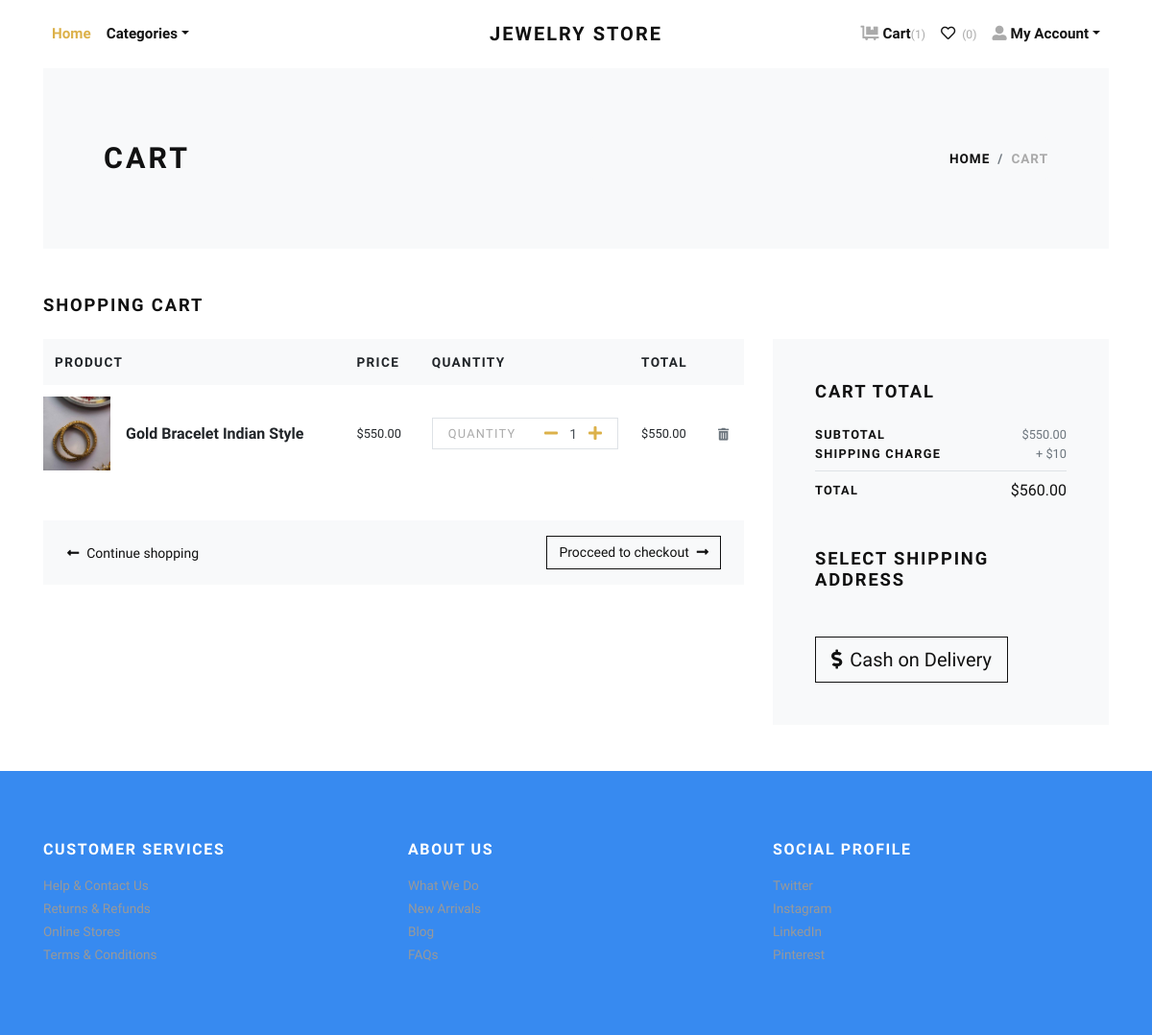
The page /cart/ (signed in) on the database its author committed.
### store/models.py (models this page shows, shortened)
class Cart(models.Model):
    user = models.ForeignKey(User, verbose_name="User", on_delete=models.CASCADE)
    product = models.ForeignKey(Product, verbose_name="Product", on_delete=models.CASCADE)
    quantity = models.PositiveIntegerField(default=1, verbose_name="Quantity")
    created_at = models.DateTimeField(auto_now_add=True, verbose_name="Created Date")
    updated_at = models.DateTimeField(auto_now=True, verbose_name="Updated Date")
    @property
    def total_price(self):
        return self.quantity * self.product.price

class Product(models.Model):
    title = models.CharField(max_length=150, verbose_name="Product Title")
    slug = models.SlugField(max_length=160, verbose_name="Product Slug")
    sku = models.CharField(max_length=255, unique=True, verbose_name="Unique Product ID (SKU)")
    short_description = models.TextField(verbose_name="Short Description")
    detail_description = models.TextField(blank=True, null=True, verbose_name="Detail Description")
    product_image = models.ImageField(upload_to='product', blank=True, null=True, verbose_name="Product Image")
    price = models.DecimalField(max_digits=8, decimal_places=2)
    category = models.ForeignKey(Category, verbose_name="Product Categoy", on_delete=models.CASCADE)
    is_active = models.BooleanField(verbose_name="Is Active?")
    is_featured = models.BooleanField(verbose_name="Is Featured?")
    created_at = models.DateTimeField(auto_now_add=True, verbose_name="Created Date")
    updated_at = models.DateTimeField(auto_now=True, verbose_name="Updated Date")
    class Meta:
        verbose_name_plural = 'Products'
        ordering = ('-created_at', )

### store/views.py (the view)
# urls.py: path('cart/', views.cart, name="cart"),
@login_required
def cart(request):
    user = request.user
    cart_products = Cart.objects.filter(user=user)
    amount = decimal.Decimal(0)
    shipping_amount = decimal.Decimal(10)
    cp = [p for p in Cart.objects.all() if p.user==user]
    if cp:
        for p in cp:
            temp_amount = (p.quantity * p.product.price)
            amount += temp_amount
    addresses = Address.objects.filter(user=user)
    context = {
        'cart_products': cart_products,
        'amount': amount,
        'shipping_amount': shipping_amount,
        'total_amount': amount + shipping_amount,
        'addresses': addresses,
    }
    return render(request, 'store/cart.html', context)

### store/context_preprocessors.py (called while the page is built)
def store_menu(request):
    categories = Category.objects.filter(is_active=True)
    context = {
        'categories_menu': categories,
    }
    return context

def cart_menu(request):
    if request.user.is_authenticated:
        cart_items= Cart.objects.filter(user=request.user)
        context = {
            'cart_items': cart_items,
        }
    else:
        context = {}
    return context

### templates/store/cart.html (shortened to what this page needs)
{% extends 'base.html' %}
{% load static %}
{% load humanize %}
    {% block content %}
      <div class="container">
        <section class="py-5 bg-light">
          <div class="container">
            <div class="row px-4 px-lg-5 py-lg-4 align-items-center">
              <div class="col-lg-6">
                <h1 class="h2 text-uppercase mb-0">Cart</h1>
              </div>
              <div class="col-lg-6 text-lg-right">
                <nav aria-label="breadcrumb">
                  <ol class="breadcrumb justify-content-lg-end mb-0 px-0">
                    <li class="breadcrumb-item"><a href="index.html">Home</a></li>
                    <li class="breadcrumb-item active" aria-current="page">Cart</li>
                  </ol>
                </nav>
              </div>
            </div>
          </div>
        </section>
        {% if cart_products %}
        <section class="py-5">
          <h2 class="h5 text-uppercase mb-4">Shopping cart</h2>
          <div class="row">
            <div class="col-lg-8 mb-4 mb-lg-0">
              <div class="table-responsive mb-4">
                <table class="table">
                  <thead class="bg-light">
                    <tr>
                      <th class="border-0" scope="col"> <strong class="text-small text-uppercase">Product</strong></th>
                      <th class="border-0" scope="col"> <strong class="text-small text-uppercase">Price</strong></th>
                      <th class="border-0" scope="col"> <strong class="text-small text-uppercase">Quantity</strong></th>
                      <th class="border-0" scope="col"> <strong class="text-small text-uppercase">Total</strong></th>
                      <th class="border-0" scope="col"> </th>
                    </tr>
                  </thead>
                  <tbody>
                    {% for cart_product in cart_products %}
                    <tr>
                      <th class="pl-0 border-0" scope="row">
                        <div class="media align-items-center">
                          {% if cart_product.product.product_image %}
                            <a class="reset-anchor d-block animsition-link" href="{% url 'store:product-detail' cart_product.product.slug %}"><img src="{{cart_product.product.product_image.url}}" alt="{{cart_product.product.title}}" width="70"/></a>
                          {% else %}
                            <a class="reset-anchor d-block animsition-link" href="{% url 'store:product-detail' cart_product.product.slug %}"><img src="{% static 'img/product-detail-3.jpg' %}" alt="{{cart_product.product.title}}" width="70"/></a>
                          {% endif %}
                          <div class="media-body ml-3"><strong class="h6"><a class="reset-anchor animsition-link" href="{% url 'store:product-detail' cart_product.product.slug %}">{{cart_product.product.title}}</a></strong></div>
                        </div>
                      </th>
                      <td class="align-middle border-0">
                        <p class="mb-0 small">${{cart_product.product.price}}</p>
                      </td>
                      <td class="align-middle border-0">
                        <div class="border d-flex align-items-center justify-content-between px-3"><span class="small text-uppercase text-gray headings-font-family">Quantity</span>
                          <div class="quantity">
                            <a href="{% url 'store:minus-cart' cart_product.id %}" class="dec-btn p-0 ml-2"><i class="fas fa-minus"></i></a>
                            <input class="form-control form-control-sm border-0 shadow-0 p-0" type="text" value="{{cart_product.quantity}}"/>
                            <a href="{% url 'store:plus-cart' cart_product.id %}" class="inc-btn p-0"><i class="fas fa-plus"></i></a>
                          </div>
                        </div>
                      </td>
                      <td class="align-middle border-0">
                        <p class="mb-0 small">${{cart_product.total_price|intcomma}}</p>
                      </td>
                      <td class="align-middle border-0"><a class="reset-anchor" href="{% url 'store:remove-cart' cart_product.id %}"><i class="fas fa-trash-alt small text-muted"></i></a></td>
                    </tr>
                    {% endfor %}
                  </tbody>
                </table>
              </div>
              <div class="bg-light px-4 py-3">
                <div class="row align-items-center text-center">
                  <div class="col-md-6 mb-3 mb-md-0 text-md-left"><a class="btn btn-link p-0 text-dark btn-sm" href="{% url 'store:home' %}"><i class="fas fa-long-arrow-alt-left mr-2"> </i>Continue shopping</a></div>
                  <div class="col-md-6 text-md-right"><a class="btn btn-outline-dark btn-sm" href="checkout.html">Procceed to checkout<i class="fas fa-long-arrow-alt-right ml-2"></i></a></div>
                </div>
              </div>
            </div>
            <div class="col-lg-4">
              <div class="card border-0 rounded-0 p-lg-4 bg-light">
                <div class="card-body">
                  <h5 class="text-uppercase mb-4">Cart total</h5>
                  <ul class="list-unstyled mb-0">
                    <li class="d-flex align-items-center justify-content-between"><strong class="text-uppercase small font-weight-bold">Subtotal</strong><span class="text-muted small">${{amount|intcomma}}</span></li>
                    <li class="d-flex align-items-center justify-content-between"><strong class="text-uppercase small font-weight-bold">Shipping Charge</strong><span class="text-muted small">+ ${{shipping_amount}}</span></li>
                    <li class="border-bottom my-2"></li>
                    <li class="d-flex align-items-center justify-content-between mb-4"><strong class="text-uppercase small font-weight-bold">Total</strong><span>${{total_amount|intcomma}}</span></li>
                  </ul>
                  <h5 class="text-uppercase my-5">Select Shipping Address</h5>
                  <form action="{% url 'store:checkout' %}" id="myform">
                    <button type="submit" class="btn btn-dark btn-lg btn-outline-dark" type="submit"> <i class="fas fa-dollar-sign mr-2"></i>Cash on Delivery</button>
                  </form>
                </div>
              </div>
            </div>
          </div>
        </section>
        {% else %}
          <div class="text-center py-5">
            <h3 class="mb-3">Your cart is empty.</h3>
            <a href="{% url 'store:home' %}"><i class="fas fa-long-arrow-alt-left mr-2"> </i>Continue shopping</a>
          </div>
        {% endif %}
      </div>
      {% endblock content %}

### jewelryshop/static/css/style.default.css (style rules this page uses)
.text-small { font-size: 0.85rem !important; }
.text-gray { color: #aaa !important; }
strong { font-weight: 700; }
.quantity { display: -ms-flexbox; display: flex; -ms-flex-align: center; align-items: center; font-family: inherit; }
.quantity input { width: 2rem; text-align: center; }
.text-uppercase { text-transform: uppercase; letter-spacing: 0.1em; }
.border { border: 1px solid #dee2e6 !important; }
.shadow-0 { box-shadow: none !important; }
.reset-anchor { color: inherit; transition: all 0.3s; }
.headings-font-family { font-family: inherit !important; }
.btn { font-weight: 400; border: 1px solid transparent; font-family: inherit; padding: 0.375rem 1.5rem; font-size: 1rem; line-height: 1.5; border-radius: 0; transition: color 0.15s ease-in-out, background-color 0.15s ease-in-out, border-color 0.15s ease-in-out, box-shadow 0.15s ease-in-out; }
.btn-link { font-weight: 400; color: #dcb14a; }
.btn-dark { color: #fff; background-color: #111111; border-color: #111111; }
.btn-outline-dark { color: #111111; background-color: transparent; background-image: none; border-color: #111111; }
.btn-lg { padding: 0.5rem 1rem; font-size: 1.25rem; line-height: 1.5; border-radius: 0; }
.btn-sm { padding: 0.375rem 0.75rem; font-size: 0.875rem; line-height: 1.5; border-radius: 0; }
body { font-family: "Libre Franklin", sans-serif; font-size: 1rem; font-weight: 400; line-height: 1.5; color: #111111; background-color: #fff; }
a { color: #dcb14a; text-decoration: none; }
h1, h2, h3, h4, h5, h6, .h1, .h2, .h3, .h4, .h5, .h6 { margin-bottom: 0.5rem; font-family: inherit; font-weight: 900; line-height: 1.2; color: inherit; }
h1, .h1 { font-size: 2.2rem; }
h2, .h2 { font-size: 1.9rem; }
h5, .h5 { font-size: 1.15rem; }
h6, .h6 { font-size: 1rem; }
small, .small { font-size: 80%; font-weight: 400; }
.bg-light { background-color: #f8f9fa !important; }
.text-dark { color: #111111 !important; }
.form-control { padding: 0.375rem 0.75rem; font-size: 1rem; line-height: 1.5; color: #495057; background-color: #fff; border: 1px solid #ced4da; border-radius: 0; transition: border-color 0.15s ease-in-out, box-shadow 0.15s ease-in-out; }
.form-control::placeholder { color: #adb5bd; font-size: 0.85rem; font-weight: 400; }
.form-control-sm { padding: 0.25rem 0.5rem; font-size: 0.875rem; line-height: 1.5; border-radius: 0; }
.card { background-color: #fff; border: 1px solid rgba(17, 17, 17, 0.125); border-radius: 0; }
.card-body { padding: 1.25rem; }
.breadcrumb { background: #f8f9fa; }
.breadcrumb-item { font-size: 0.85rem; text-transform: uppercase; letter-spacing: 0.07em; font-weight: 900; color: #111111; }
.breadcrumb-item a { color: inherit; transition: all 0.3s; }
.breadcrumb-item.active { color: #aaa; }

### rows shown on the page
Cart: product.product_image (picture), product "Gold Bracelet Indian Style", product.price "550.00", quantity "1", total_price "550.00"

### other values the page prints
{{ cart_items.count }} "1"
{{ amount|intcomma }} "550.00"
{{ shipping_amount }} "10"
{{ total_amount|intcomma }} "560.00"
